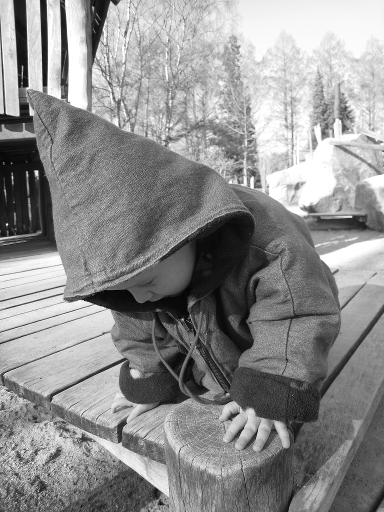
%> input picture assignment04/rebecca_384_gs.png, 384 x 512 px
$ octave lebecca_and_rukas.m   (GNU Octave 9; MATLAB toolbox functions it lacks are replaced by stand-ins)
%> lines starting %> are read from the running program, lines starting %| are printed output that depends on the picture
% Loads two images, creates two new images by exchanging the amplitude
% of the Fourier transforms

% (c) Bastian Goldluecke 11/2014, University of Konstanz
% License: Creative Commons BY-SA 4.0

% Some helper functions
display_amplitude = @(fft) imagesc(log(1+abs(fftshift(fft)))), axis image, colormap jet;
display_phase     = @(fft) imagesc(angle(fftshift(fft))), axis image, colormap jet;


% Read Rebecca image, compute FFT
rebecca = imread( 'rebecca_384_gs.png' );
%> rebecca is the input picture: size 512x384 uint8; min 0, max 255, mean 142.9
rebecca = double( rebecca ) / 255.0;
%> rebecca: size 512x384 double
[imh, imw] = size(rebecca); % assuming same size for Lukas
%> imh = 512; imw = 384

fftsize = 1024; % should be order of 2 (for speed)
fft_rebecca = fft2(rebecca, fftsize, fftsize);

% Display Rebecca and her FFT
figure(1), imshow( rebecca ),
    title 'Rebecca';
figure(2),
    display_amplitude( fft_rebecca ),
    title 'Rebecca FFT amplitude';
figure(3), display_phase( fft_rebecca ),
    title 'Rebecca FFT phase';


% Load Lukas and compute FFT
lukas = imread( 'lukas_384_gs.png' );
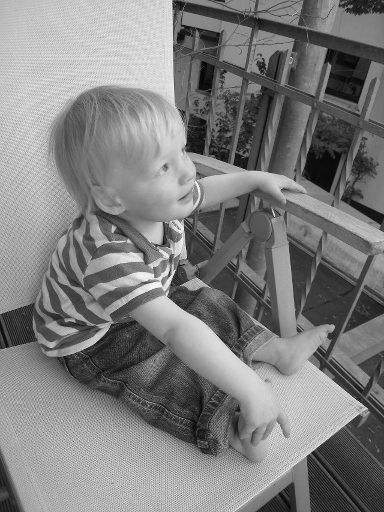
%> input picture assignment04/lukas_384_gs.png, 384 x 512 px
%> lukas is the input picture: size 512x384 uint8; min 2, max 253, mean 126.6
lukas = double( lukas ) / 255.0;
%> lukas: size 512x384 double
fft_lukas = fft2( lukas, fftsize, fftsize );

% Display Lukas and FFT
figure(4),
    imshow( lukas ),
    title 'Lukas';
figure(5),
    display_amplitude( fft_lukas ),
    title 'Lukas FFT amplitude';
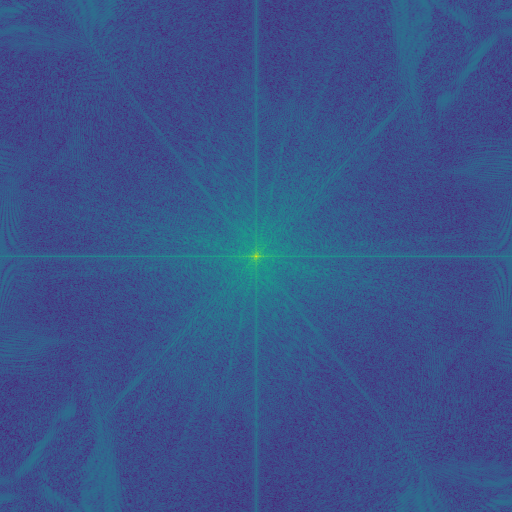
%> displayed picture: size 1024x1024x3, on the screen's scale of 0 to 255 (shown at 1/2 size); mean R, G, B 57.8, 83.2, 137.7
figure(6), display_phase( fft_lukas );
    title 'Lukas FFT phase';
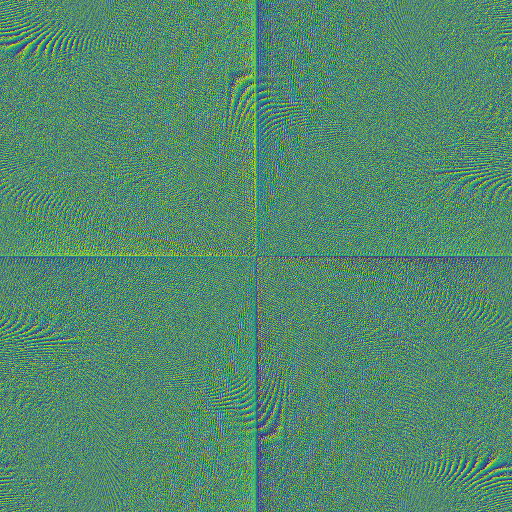
%> displayed picture: size 1024x1024x3, on the screen's scale of 0 to 255 (shown at 1/2 size); mean R, G, B 82.9, 137.3, 110.1


% Compute FFT of Rukas: Rebeccas Fourier amplitude + Lukas Fourier phase
fft_rukas = abs( fft_rebecca ) .* exp( i * angle( fft_lukas ) );
% Inverse FFT
rukas = ifft2( fft_rukas );
% Cut out correct rectangle
rukas = rukas( 1:imh, 1:imw );
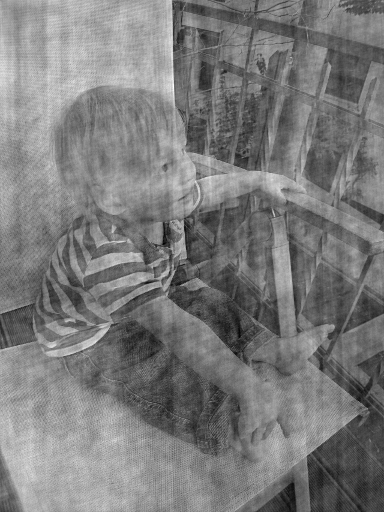
%> rukas: size 512x384 double; min -0.171, max 1.33, mean 0.556; drawn with min black and max white
% Display
figure(7),
    imshow( rukas ),
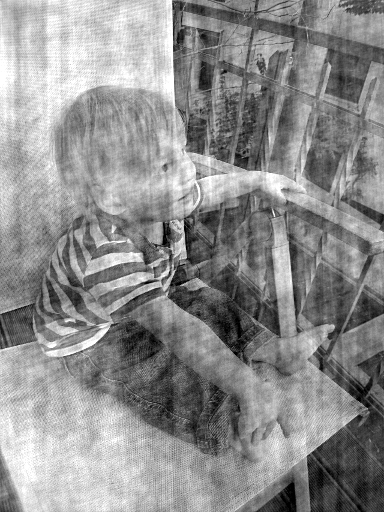
%> displayed picture: size 512x384, on the screen's scale of 0 to 255; min 0, max 255, mean 141.6
    title 'Rukas';

% Compute FFT of Lebecca: Lukas Fourier amplitude + Rebeccas Fourier phase
fft_lebecca = abs( fft_lukas ) .* exp( i * angle( fft_rebecca ) );
% Inverse FFT
lebecca = ifft2( fft_lebecca );
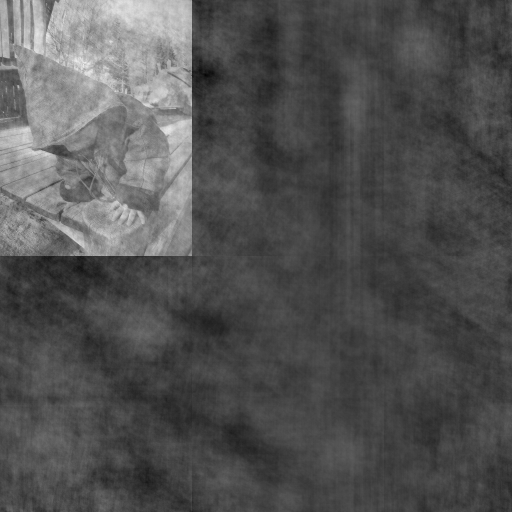
%> lebecca: size 1024x1024 double (shown at 1/2 size); min -0.394, max 1.11, mean 0.0931; drawn with min black and max white
% Cut out correct rectangle
lebecca = lebecca(1:imh, 1:imw);
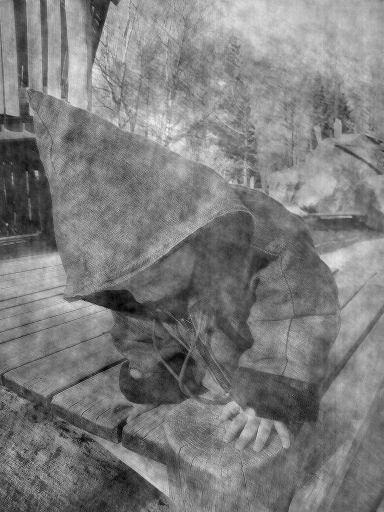
%> lebecca: size 512x384 double; min -0.0946, max 1.11, mean 0.496; drawn with min black and max white
% Display
figure(8),
    imshow( lebecca ),
    title 'Lebecca';
